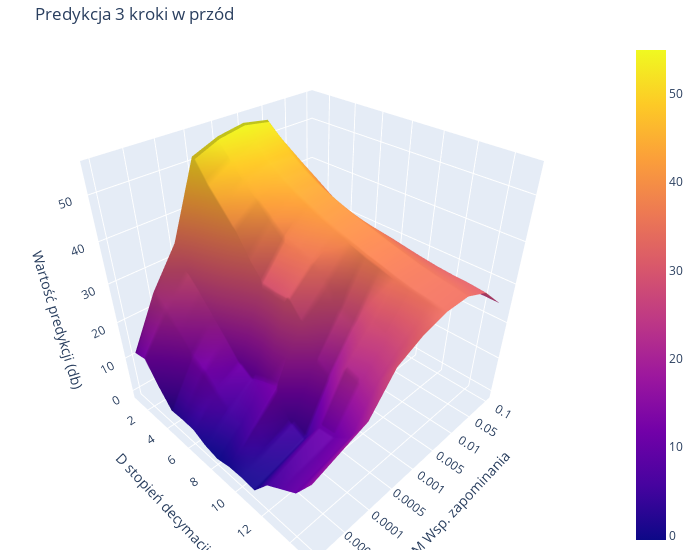

Notebook source saved alongside this figure:
### Code cell
import plotly.graph_objects as go
import numpy as np

result = np.where(prediction_gains_md != 0, prediction_gains_md, float("nan"))
pred = 1

fig = go.Figure(data=[
    go.Surface(z=result[pred]),
    ])

fig.update_layout(scene = dict(
                    xaxis_title='M Wsp. zapominania',
                    yaxis_title='D stopień decymacji',
                    zaxis_title='Wartość predykcji (db)'),
                    width=700,
                    margin = dict(r=20, b=10, l=10, t=40),
                    title='Predykcja {} kroki w przód'.format(K_FORECAST[pred]),
                    )

fig.update_layout(scene = dict(
                    xaxis = dict(
                        ticktext= [1e-1, 5e-2, 1e-2, 5e-3, 1e-3, 5e-4, 1e-4, 5e-5, 1e-5],
                        tickvals= [i for i in range(mus.shape[0])]),
                    )
                  )

fig.show()

### Figure 1 — Plotly figure (JSON) as saved in the notebook; plotly's stock layout.template omitted (floating-point values rounded to 4 significant figures; data arrays with more than 128 entries replaced by an {"elided": "..."} marker saying what was removed)
{"data": [{"type": "surface", "z": {"elided": "16x9 float values"}}], "layout": {"margin": {"b": 10, "l": 10, "r": 20, "t": 40}, "scene": {"xaxis": {"ticktext": [0.1, 0.05, 0.01, 0.005, 0.001, 0.0005, 0.0001, 5e-05, 1e-05], "tickvals": [0, 1, 2, 3, 4, 5, 6, 7, 8], "title": {"text": "M Wsp. zapominania"}}, "yaxis": {"title": {"text": "D stopień decymacji"}}, "zaxis": {"title": {"text": "Wartość predykcji (db)"}}}, "title": {"text": "Predykcja 3 kroki w przód"}, "width": 700}}
